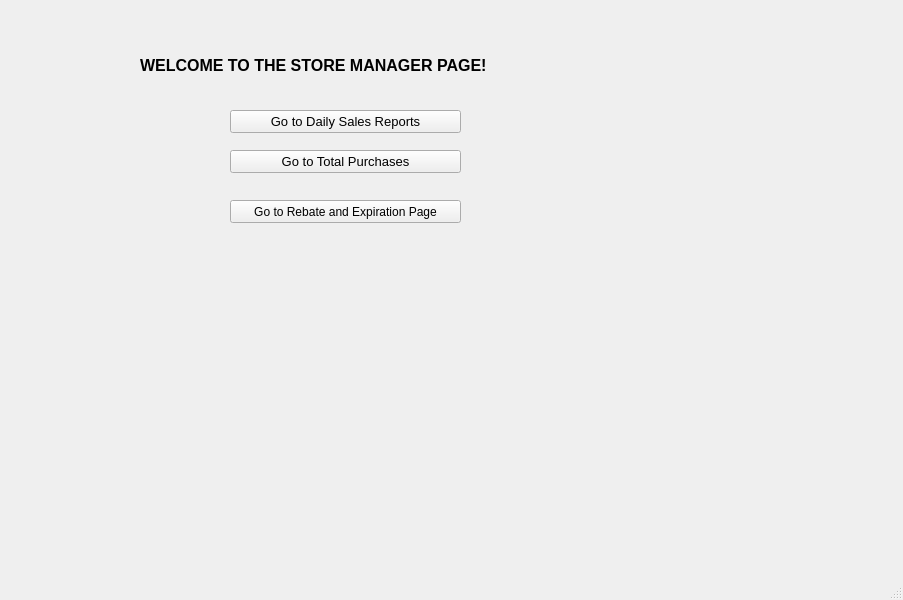
<?xml version="1.0" encoding="UTF-8"?>
<ui version="4.0">
 <class>StoreManagerPage</class>
 <widget class="QMainWindow" name="StoreManagerPage">
  <property name="geometry">
   <rect>
    <x>0</x>
    <y>0</y>
    <width>903</width>
    <height>600</height>
   </rect>
  </property>
  <property name="windowTitle">
   <string>MainWindow</string>
  </property>
  <widget class="QWidget" name="centralwidget">
   <widget class="QStackedWidget" name="stackedWidget">
    <property name="geometry">
     <rect>
      <x>0</x>
      <y>0</y>
      <width>911</width>
      <height>591</height>
     </rect>
    </property>
    <property name="font">
     <font>
      <pointsize>9</pointsize>
     </font>
    </property>
    <property name="currentIndex">
     <number>0</number>
    </property>
    <widget class="QWidget" name="storeManagerHomePage">
     <widget class="QLabel" name="label">
      <property name="geometry">
       <rect>
        <x>140</x>
        <y>30</y>
        <width>451</width>
        <height>71</height>
       </rect>
      </property>
      <property name="font">
       <font>
        <pointsize>12</pointsize>
        <weight>75</weight>
        <bold>true</bold>
       </font>
      </property>
      <property name="text">
       <string>WELCOME TO THE STORE MANAGER PAGE!</string>
      </property>
     </widget>
     <widget class="QPushButton" name="dailySalesReportsPushBtn">
      <property name="geometry">
       <rect>
        <x>230</x>
        <y>110</y>
        <width>231</width>
        <height>23</height>
       </rect>
      </property>
      <property name="font">
       <font>
        <pointsize>10</pointsize>
       </font>
      </property>
      <property name="text">
       <string>Go to Daily Sales Reports</string>
      </property>
     </widget>
     <widget class="QPushButton" name="totalPurchasesPushBtn">
      <property name="geometry">
       <rect>
        <x>230</x>
        <y>150</y>
        <width>231</width>
        <height>23</height>
       </rect>
      </property>
      <property name="font">
       <font>
        <pointsize>10</pointsize>
       </font>
      </property>
      <property name="text">
       <string>Go to Total Purchases</string>
      </property>
     </widget>
     <widget class="QPushButton" name="rebatePushBtn">
      <property name="geometry">
       <rect>
        <x>230</x>
        <y>200</y>
        <width>231</width>
        <height>23</height>
       </rect>
      </property>
      <property name="font">
       <font>
        <pointsize>9</pointsize>
       </font>
      </property>
      <property name="text">
       <string>Go to Rebate and Expiration Page</string>
      </property>
     </widget>
    </widget>
    <widget class="QWidget" name="rebateAndExpPage">
     <widget class="QLabel" name="label_11">
      <property name="geometry">
       <rect>
        <x>40</x>
        <y>20</y>
        <width>281</width>
        <height>16</height>
       </rect>
      </property>
      <property name="font">
       <font>
        <pointsize>12</pointsize>
        <weight>75</weight>
        <bold>true</bold>
       </font>
      </property>
      <property name="text">
       <string>REBATE AND EXPIRATION PAGE</string>
      </property>
     </widget>
     <widget class="QPushButton" name="rebateBackBtn">
      <property name="geometry">
       <rect>
        <x>20</x>
        <y>520</y>
        <width>75</width>
        <height>23</height>
       </rect>
      </property>
      <property name="text">
       <string>Back</string>
      </property>
     </widget>
     <widget class="QTableView" name="rebateAndExpTableView">
      <property name="geometry">
       <rect>
        <x>190</x>
        <y>70</y>
        <width>661</width>
        <height>331</height>
       </rect>
      </property>
     </widget>
     <widget class="QPushButton" name="displayRebatePushBtn">
      <property name="geometry">
       <rect>
        <x>20</x>
        <y>90</y>
        <width>111</width>
        <height>23</height>
       </rect>
      </property>
      <property name="text">
       <string>Display Rebate</string>
      </property>
     </widget>
     <widget class="QLabel" name="label_12">
      <property name="geometry">
       <rect>
        <x>16</x>
        <y>170</y>
        <width>131</width>
        <height>20</height>
       </rect>
      </property>
      <property name="text">
       <string>Enter Expiration Month:</string>
      </property>
     </widget>
     <widget class="QComboBox" name="expMonthComboBox">
      <property name="geometry">
       <rect>
        <x>20</x>
        <y>200</y>
        <width>131</width>
        <height>22</height>
       </rect>
      </property>
     </widget>
     <widget class="QPushButton" name="expMonthEnterBtn">
      <property name="geometry">
       <rect>
        <x>40</x>
        <y>240</y>
        <width>75</width>
        <height>23</height>
       </rect>
      </property>
      <property name="text">
       <string>Enter</string>
      </property>
     </widget>
    </widget>
    <widget class="QWidget" name="dailySalesReportsPage">
     <widget class="QLabel" name="label_2">
      <property name="geometry">
       <rect>
        <x>20</x>
        <y>20</y>
        <width>261</width>
        <height>21</height>
       </rect>
      </property>
      <property name="font">
       <font>
        <pointsize>12</pointsize>
        <weight>75</weight>
        <bold>true</bold>
       </font>
      </property>
      <property name="text">
       <string>DAILY SALES REPORTS PAGE</string>
      </property>
     </widget>
     <widget class="QTableView" name="tableView">
      <property name="geometry">
       <rect>
        <x>160</x>
        <y>50</y>
        <width>711</width>
        <height>391</height>
       </rect>
      </property>
     </widget>
     <widget class="QPushButton" name="dailySalesBackBtn">
      <property name="geometry">
       <rect>
        <x>30</x>
        <y>530</y>
        <width>75</width>
        <height>23</height>
       </rect>
      </property>
      <property name="text">
       <string>Back</string>
      </property>
     </widget>
     <widget class="QLabel" name="label_3">
      <property name="geometry">
       <rect>
        <x>30</x>
        <y>70</y>
        <width>101</width>
        <height>20</height>
       </rect>
      </property>
      <property name="text">
       <string>Enter a date:</string>
      </property>
     </widget>
     <widget class="QPushButton" name="dateEnterBtn">
      <property name="geometry">
       <rect>
        <x>30</x>
        <y>130</y>
        <width>61</width>
        <height>23</height>
       </rect>
      </property>
      <property name="text">
       <string>Enter</string>
      </property>
     </widget>
     <widget class="QLabel" name="label_4">
      <property name="geometry">
       <rect>
        <x>181</x>
        <y>461</y>
        <width>161</width>
        <height>20</height>
       </rect>
      </property>
      <property name="text">
       <string>Total Revenue (7.75%): </string>
      </property>
     </widget>
     <widget class="QLineEdit" name="totalRevenueLineEdit">
      <property name="geometry">
       <rect>
        <x>380</x>
        <y>460</y>
        <width>133</width>
        <height>20</height>
       </rect>
      </property>
     </widget>
     <widget class="QPushButton" name="displayByExecBtn">
      <property name="geometry">
       <rect>
        <x>20</x>
        <y>190</y>
        <width>121</width>
        <height>23</height>
       </rect>
      </property>
      <property name="text">
       <string>Display by Executive</string>
      </property>
     </widget>
     <widget class="QPushButton" name="displayByRegBtn">
      <property name="geometry">
       <rect>
        <x>20</x>
        <y>240</y>
        <width>121</width>
        <height>23</height>
       </rect>
      </property>
      <property name="text">
       <string>Display by Regular</string>
      </property>
     </widget>
     <widget class="QLabel" name="label_5">
      <property name="geometry">
       <rect>
        <x>183</x>
        <y>491</y>
        <width>191</width>
        <height>20</height>
       </rect>
      </property>
      <property name="text">
       <string>Number of Executive Members: </string>
      </property>
     </widget>
     <widget class="QLineEdit" name="execMembersLineEdit">
      <property name="geometry">
       <rect>
        <x>380</x>
        <y>491</y>
        <width>133</width>
        <height>20</height>
       </rect>
      </property>
     </widget>
     <widget class="QLabel" name="label_6">
      <property name="geometry">
       <rect>
        <x>180</x>
        <y>520</y>
        <width>201</width>
        <height>20</height>
       </rect>
      </property>
      <property name="text">
       <string>Number of Regular Members: </string>
      </property>
     </widget>
     <widget class="QLineEdit" name="regMembersLineEdit">
      <property name="geometry">
       <rect>
        <x>380</x>
        <y>520</y>
        <width>133</width>
        <height>20</height>
       </rect>
      </property>
     </widget>
     <widget class="QComboBox" name="dateComboBox">
      <property name="geometry">
       <rect>
        <x>20</x>
        <y>90</y>
        <width>91</width>
        <height>22</height>
       </rect>
      </property>
     </widget>
     <widget class="QPushButton" name="displayAllInfoBtn">
      <property name="geometry">
       <rect>
        <x>20</x>
        <y>360</y>
        <width>121</width>
        <height>23</height>
       </rect>
      </property>
      <property name="text">
       <string>DISPLAY ALL</string>
      </property>
     </widget>
    </widget>
    <widget class="QWidget" name="totalPurchasesPage">
     <widget class="QLabel" name="label_7">
      <property name="geometry">
       <rect>
        <x>10</x>
        <y>10</y>
        <width>191</width>
        <height>41</height>
       </rect>
      </property>
      <property name="font">
       <font>
        <pointsize>11</pointsize>
        <weight>75</weight>
        <bold>true</bold>
       </font>
      </property>
      <property name="text">
       <string>TOTAL PURCHASES PAGE</string>
      </property>
     </widget>
     <widget class="QPushButton" name="totalPurchasesBackBtn">
      <property name="geometry">
       <rect>
        <x>40</x>
        <y>520</y>
        <width>75</width>
        <height>23</height>
       </rect>
      </property>
      <property name="text">
       <string>Back</string>
      </property>
     </widget>
     <widget class="QTableView" name="totalPurchasesTableView">
      <property name="geometry">
       <rect>
        <x>140</x>
        <y>50</y>
        <width>531</width>
        <height>421</height>
       </rect>
      </property>
     </widget>
     <widget class="QLabel" name="label_8">
      <property name="geometry">
       <rect>
        <x>200</x>
        <y>500</y>
        <width>121</width>
        <height>20</height>
       </rect>
      </property>
      <property name="text">
       <string>Grand Total (7.75%)</string>
      </property>
     </widget>
     <widget class="QLineEdit" name="grandTotalLineEdit">
      <property name="geometry">
       <rect>
        <x>330</x>
        <y>500</y>
        <width>113</width>
        <height>20</height>
       </rect>
      </property>
     </widget>
     <widget class="QPushButton" name="displayByItemBtn">
      <property name="geometry">
       <rect>
        <x>10</x>
        <y>110</y>
        <width>121</width>
        <height>23</height>
       </rect>
      </property>
      <property name="text">
       <string>Display by Item</string>
      </property>
     </widget>
     <widget class="QPushButton" name="displayByAllMembersBtn">
      <property name="geometry">
       <rect>
        <x>10</x>
        <y>160</y>
        <width>121</width>
        <height>23</height>
       </rect>
      </property>
      <property name="text">
       <string>Display by all Members</string>
      </property>
     </widget>
     <widget class="QPushButton" name="enterItemPushBtn">
      <property name="geometry">
       <rect>
        <x>760</x>
        <y>120</y>
        <width>75</width>
        <height>23</height>
       </rect>
      </property>
      <property name="text">
       <string>Enter Item</string>
      </property>
     </widget>
     <widget class="QPushButton" name="enterNamePushBtn">
      <property name="geometry">
       <rect>
        <x>760</x>
        <y>340</y>
        <width>75</width>
        <height>23</height>
       </rect>
      </property>
      <property name="text">
       <string>Enter name</string>
      </property>
     </widget>
     <widget class="QComboBox" name="itemComboBox">
      <property name="geometry">
       <rect>
        <x>720</x>
        <y>70</y>
        <width>151</width>
        <height>22</height>
       </rect>
      </property>
     </widget>
     <widget class="QComboBox" name="nameComoboBox">
      <property name="geometry">
       <rect>
        <x>720</x>
        <y>300</y>
        <width>151</width>
        <height>22</height>
       </rect>
      </property>
     </widget>
     <widget class="QLabel" name="label_9">
      <property name="geometry">
       <rect>
        <x>740</x>
        <y>40</y>
        <width>91</width>
        <height>16</height>
       </rect>
      </property>
      <property name="text">
       <string>Enter Item name:</string>
      </property>
     </widget>
     <widget class="QLabel" name="label_10">
      <property name="geometry">
       <rect>
        <x>730</x>
        <y>270</y>
        <width>111</width>
        <height>20</height>
       </rect>
      </property>
      <property name="text">
       <string>Enter Member name:</string>
      </property>
     </widget>
    </widget>
   </widget>
  </widget>
  <widget class="QMenuBar" name="menubar">
   <property name="geometry">
    <rect>
     <x>0</x>
     <y>0</y>
     <width>903</width>
     <height>21</height>
    </rect>
   </property>
  </widget>
  <widget class="QStatusBar" name="statusbar"/>
 </widget>
 <resources/>
 <connections/>
</ui>
